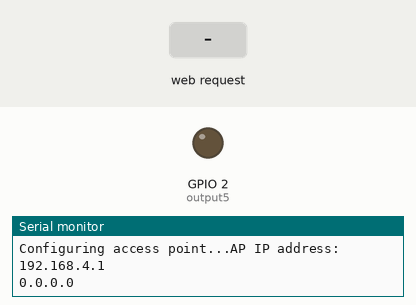
Simulated run of this sketch. Board: ESP8266 (NodeMCU). Parts: output pins drawn as LEDs (lit = HIGH), the last lines printed to the serial monitor. The test bench sets the inputs (shaded band).

Above: at 2.2 s.
2.3 s: HTTP request GET /4/on received
At 3.2 s:
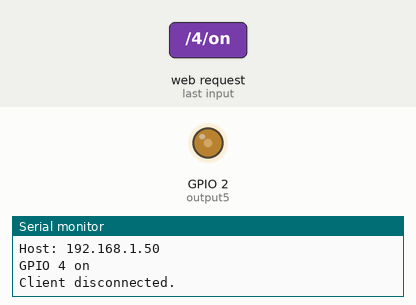
3.8 s: HTTP request GET /4/off received
At 4.4 s:
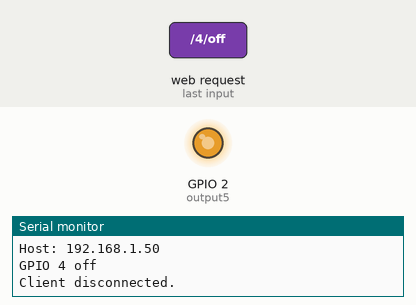
Timing chart, 0 to 6.8 s (numbered marks = the images above; inputs shaded):
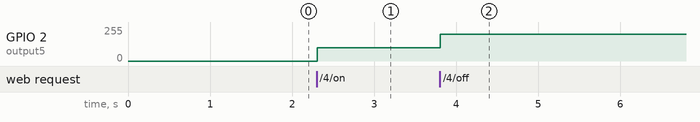

The sketch:

Hardware_controller_from_webserver_in_AP_mode.ino
```cpp
/*
 *
 * Version: V3 10-25-2023 Client Server Communication using HTML methods
 * Modification starts: 10/24/2023.
 * Modifications ends:
 * Targeted board: Node MCU ESP8266
 * Modified by: Md. Nayeem Islam Shanto (islamshafiul283@gmail.com)
 *
 *How to use?
 *1. Upload code to ESP8266 board.
 *2. Enter the IP address from the Serial Monitor to the browser
 *3. Interact/View the website
 *
 *
 * This code was initially adapted from https://randomnerdtutorials.com/esp8266-web-server/
 * Later modified to know how the web-communication works
 * between the webpage and the ESP8266. In Version 3, we did the same task
 * keeping the NodeMCU in STATION mode, but we are doing here the task
 * in STATION mode. If you wish to see the html code in a separate
 * header, check Version 2.
 *
 *
 */

#include <ESP8266WiFi.h>

#ifndef APSSID
#define APSSID "ESP8266 board 1"
#define APPSK "PERSEVERANCEisthekey"
#endif

//Credentials for WiFi network
const char* ssid = APSSID;
const char* password = APPSK;

//Set web server port number to 80
WiFiServer server(80);

//Variable to store the HTTP request
String Header;

//Auxiliary variables to store the current output state.
String output5State = "off";
String output4State = "off";

//Assign output variables to GPIO pins
const int output5 = 2;
const int output4 = 4;

void setup()
{
   delay(1000);
  Serial.begin(115200);
  Serial.println();
  Serial.print("Configuring access point...");
  /* You can remove the password parameter if you want the AP to be open. */
  WiFi.softAP(ssid, password);

  IPAddress myIP = WiFi.softAPIP();
  Serial.print("AP IP address: ");
  Serial.println(myIP);

  Serial.println(WiFi.localIP());
  server.begin();

}


void loop()
{
      WiFiClient client = server.available();   // Listen for incoming clients

      if(client)                                // If a new client connects.
      {                                         // print a message out in the serial port.
            Serial.println("New Client.");
            String currentLine = "";            // make a string to hold incoming data from the client

            while(client.connected())           // loop while the client is connected
            {
                if(client.available())          // if there's bytes to read from the client,
                {
                    char c = client.read();     //read a byte, then
                   Serial.write(c);          //print it out the Serial monitor
                    Header+=c;                  //appending the character at the end of header
                    if(c == '\n')               // if the byte is a newline character
                    {
                          // if the current line is blank, you got two newline
                          // in a row, that's the end of the client HTTP request, so send a response:
                          if(currentLine.length() == 0)
                          {
                              //HTTP headers always start with a response code (e.g. HTTP/1.1 200 OK)
                              //and a content-type so the client knows what's coming, then a blank line:
                              client.println("HTTP/1.1 200 OK");
                              client.println("Content-type: text/html");
                              client.println("Connection: close");
                              client.println();

                              //turns the GPIOs on and off
                              //For example, if you’ve pressed the GPIO 5 ON button, the URL changes to
                              //the ESP IP address followed by /5/ON, and we receive that information on
                              //the HTTP header. So, we can check if the header contains the expression GET /5/on.
                              //MainString.indexOf("targetString") The String object indexOf() method gives you
                              //the ability to search for the first instance of a particular character value in a String.

                                if(Header.indexOf("GET /5/on") >= 0)
                                {
                                  Serial.println("GPIO 5 on");
                                  output5State = "on";
                                  digitalWrite(output5, HIGH);
                                }
                                else if (Header.indexOf("GET /5/off") >= 0)
                                {
                                  Serial.println("GPIO 5 off");
                                  output5State = "off";
                                  digitalWrite(output5, LOW);
                                }
                                else if(Header.indexOf("GET /4/on") >=0)
                                {
                                  Serial.println("GPIO 4 on");
                                  output4State = "on";
                                 // digitalWrite(output4, HIGH);
                                 analogWrite(output5, 100);
                                }
                                else if(Header.indexOf("GET /4/off") >=0)
                                {
                                  Serial.println("GPIO 4 off");
                                  output4State = "off";
                                 // digitalWrite(output4, LOW);
                                 analogWrite(output5, 200);
                                }

                                                     // Display the HTML web page
                                client.println("<!DOCTYPE html><html>");
                                client.println("<head><meta name=\"viewport\" content=\"width=device-width, initial-scale=1\">");
                                client.println("<link rel=\"icon\" href=\"data:,\">");
                                // CSS to style the on/off buttons
                                // Feel free to change the background-color and font-size attributes to fit your preferences
                                client.println("<style>html { font-family: Helvetica; display: inline-block; margin: 0px auto; text-align: center;}");
                                client.println(".button { background-color: #191B6A; border: none; color: white; padding: 16px 40px;");
                                client.println("text-decoration: none; font-size: 30px; margin: 2px; cursor: pointer;}");
                                client.println(".button2 {background-color: #77878A;}</style></head>");

                                // Web Page Heading
                                client.println("<body><h1>ESP8266 Web Server</h1>");

                                // Display current state, and ON/OFF buttons for GPIO 5
                                client.println("<p>GPIO 5 - State " + output5State + "</p>");
                                // If the output5State is off, it displays the ON button
                                if (output5State=="off")
                                {
                                  client.println("<p><a href=\"/5/on\"><button class=\"button\">ON</button></a></p>");
                                }
                                else
                                {
                                  client.println("<p><a href=\"/5/off\"><button class=\"button button2\">OFF</button></a></p>");
                                }

                                // Display current state, and ON/OFF buttons for GPIO 4
                                client.println("<p>GPIO 4 - State " + output4State + "</p>");
                                // If the output4State is off, it displays the ON button
                                if (output4State=="off")
                                {
                                  client.println("<p><a href=\"/4/on\"><button class=\"button\">ON</button></a></p>");
                                }
                                else
                                {
                                  client.println("<p>    <a href=\"/4/off\">   <button class=\"button button2\">    OFF      </button>    </a>     </p>");
                                }
                                client.println("</body></html>");

                                // The HTTP response ends with another blank line
                                client.println();
                                // Break out of the while loop
                                break;
                          }
                          else  //if you got a newline, then clear currentline
                          {
                            currentLine = "";
                          }
                    }
                    else if(c!='\r')  //if you got anything else but a carriage return character,
                    {                 //add it to the end of the currentline
                      currentLine+=c;
                    }

                }
            }
      //Clear the header variable
      Header = "";
      // Close the connection
      client.stop();
      Serial.println("Client disconnected.");
      Serial.print("");
      }
}
```

Measured:
- after the input at 2.3 s, GPIO 2 (output5): 0/255 → 100/255 at once
- after the input at 3.8 s, GPIO 2 (output5): 100/255 → 200/255 at once
